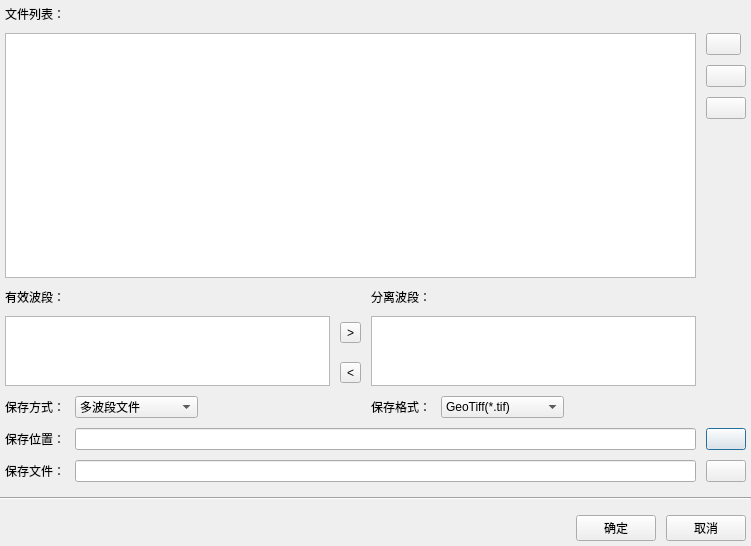
<?xml version="1.0" encoding="UTF-8"?>
<ui version="4.0">
 <class>BandSpliterDialog</class>
 <widget class="QDialog" name="BandSpliterDialog">
  <property name="geometry">
   <rect>
    <x>0</x>
    <y>0</y>
    <width>751</width>
    <height>546</height>
   </rect>
  </property>
  <property name="windowTitle">
   <string>波段分离</string>
  </property>
  <layout class="QVBoxLayout" name="verticalLayout">
   <property name="spacing">
    <number>10</number>
   </property>
   <property name="leftMargin">
    <number>0</number>
   </property>
   <property name="topMargin">
    <number>0</number>
   </property>
   <property name="rightMargin">
    <number>0</number>
   </property>
   <property name="bottomMargin">
    <number>0</number>
   </property>
   <item>
    <layout class="QGridLayout" name="gridLayout_3">
     <property name="leftMargin">
      <number>5</number>
     </property>
     <property name="topMargin">
      <number>5</number>
     </property>
     <property name="rightMargin">
      <number>5</number>
     </property>
     <property name="bottomMargin">
      <number>5</number>
     </property>
     <property name="spacing">
      <number>10</number>
     </property>
     <item row="9" column="7">
      <widget class="QPushButton" name="selectSaveDirPushButton">
       <property name="text">
        <string/>
       </property>
      </widget>
     </item>
     <item row="5" column="4">
      <widget class="QLabel" name="splitBandLabel">
       <property name="maximumSize">
        <size>
         <width>60</width>
         <height>16777215</height>
        </size>
       </property>
       <property name="text">
        <string>分离波段：</string>
       </property>
      </widget>
     </item>
     <item row="2" column="7">
      <widget class="QPushButton" name="removeFilePushButton">
       <property name="text">
        <string/>
       </property>
      </widget>
     </item>
     <item row="8" column="5">
      <widget class="QComboBox" name="selectSaveFormatComboBox">
       <item>
        <property name="text">
         <string>GeoTiff(*.tif)</string>
        </property>
       </item>
      </widget>
     </item>
     <item row="8" column="0">
      <widget class="QLabel" name="selectSaveStyleLabel">
       <property name="text">
        <string>保存方式：</string>
       </property>
      </widget>
     </item>
     <item row="1" column="0" rowspan="4" colspan="7">
      <widget class="QTableWidget" name="selecrFileListTableWidget"/>
     </item>
     <item row="8" column="1">
      <widget class="QComboBox" name="selectSaveStyleComboBox">
       <item>
        <property name="text">
         <string>多波段文件</string>
        </property>
       </item>
       <item>
        <property name="text">
         <string>单波段文件</string>
        </property>
       </item>
      </widget>
     </item>
     <item row="6" column="0" rowspan="2" colspan="3">
      <widget class="QListWidget" name="validBandListWidget"/>
     </item>
     <item row="8" column="4">
      <widget class="QLabel" name="selectSaveFormatLabel">
       <property name="text">
        <string>保存格式：</string>
       </property>
      </widget>
     </item>
     <item row="1" column="7">
      <widget class="QPushButton" name="selectFilePushButton">
       <property name="maximumSize">
        <size>
         <width>35</width>
         <height>16777215</height>
        </size>
       </property>
       <property name="text">
        <string/>
       </property>
      </widget>
     </item>
     <item row="3" column="7">
      <widget class="QPushButton" name="clearFilePushButton">
       <property name="text">
        <string/>
       </property>
      </widget>
     </item>
     <item row="9" column="1" colspan="6">
      <widget class="QLineEdit" name="selectSaveDirLineEdit"/>
     </item>
     <item row="9" column="0">
      <widget class="QLabel" name="selectSaveDirLabel">
       <property name="text">
        <string>保存位置：</string>
       </property>
      </widget>
     </item>
     <item row="6" column="3">
      <widget class="QToolButton" name="addSplitBandToolButton">
       <property name="text">
        <string>&gt;</string>
       </property>
      </widget>
     </item>
     <item row="0" column="0">
      <widget class="QLabel" name="selectFileListLabel">
       <property name="text">
        <string>文件列表：</string>
       </property>
      </widget>
     </item>
     <item row="6" column="4" rowspan="2" colspan="3">
      <widget class="QListWidget" name="splitBandListWidget"/>
     </item>
     <item row="4" column="7">
      <spacer name="verticalSpacer">
       <property name="orientation">
        <enum>Qt::Vertical</enum>
       </property>
       <property name="sizeHint" stdset="0">
        <size>
         <width>20</width>
         <height>40</height>
        </size>
       </property>
      </spacer>
     </item>
     <item row="10" column="1" colspan="6">
      <widget class="QLineEdit" name="selectSaveFileNameLineEdit"/>
     </item>
     <item row="10" column="0">
      <widget class="QLabel" name="selectSaveFileNameLabel">
       <property name="text">
        <string>保存文件：</string>
       </property>
      </widget>
     </item>
     <item row="10" column="7">
      <widget class="QPushButton" name="selectSaveFileNamePushButton">
       <property name="text">
        <string/>
       </property>
      </widget>
     </item>
     <item row="5" column="0">
      <widget class="QLabel" name="validBandLabel">
       <property name="maximumSize">
        <size>
         <width>60</width>
         <height>16777215</height>
        </size>
       </property>
       <property name="text">
        <string>有效波段：</string>
       </property>
      </widget>
     </item>
     <item row="7" column="3">
      <widget class="QToolButton" name="removeSplitBandToolButton">
       <property name="text">
        <string>&lt;</string>
       </property>
      </widget>
     </item>
    </layout>
   </item>
   <item>
    <widget class="Line" name="line">
     <property name="orientation">
      <enum>Qt::Horizontal</enum>
     </property>
    </widget>
   </item>
   <item>
    <layout class="QHBoxLayout" name="horizontalLayout">
     <property name="spacing">
      <number>10</number>
     </property>
     <property name="leftMargin">
      <number>5</number>
     </property>
     <property name="topMargin">
      <number>5</number>
     </property>
     <property name="rightMargin">
      <number>5</number>
     </property>
     <property name="bottomMargin">
      <number>5</number>
     </property>
     <item>
      <spacer name="horizontalSpacer">
       <property name="orientation">
        <enum>Qt::Horizontal</enum>
       </property>
       <property name="sizeHint" stdset="0">
        <size>
         <width>40</width>
         <height>20</height>
        </size>
       </property>
      </spacer>
     </item>
     <item>
      <widget class="QPushButton" name="okPushButton">
       <property name="text">
        <string>确定</string>
       </property>
      </widget>
     </item>
     <item>
      <widget class="QPushButton" name="cancelPushButton">
       <property name="text">
        <string>取消</string>
       </property>
      </widget>
     </item>
    </layout>
   </item>
  </layout>
 </widget>
 <resources/>
 <connections/>
</ui>
